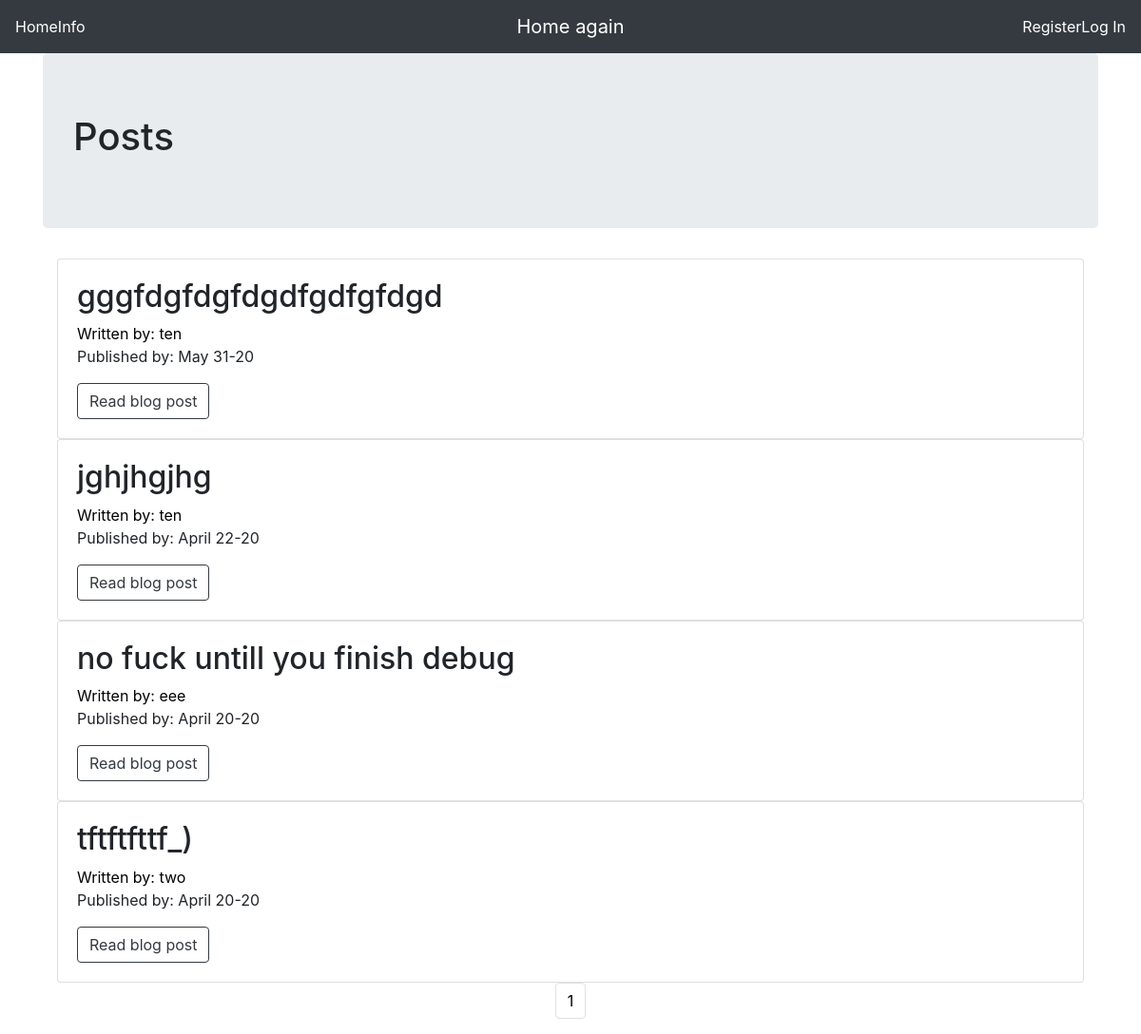
The page / on the database its author committed.
### blog/models.py (models this page shows, shortened)
class Post(db.Model):
    users = db.relationship(User)
    id = db.Column(db.Integer, primary_key=True)
    user_id = db.Column(db.Integer, db.ForeignKey('users.id'), nullable=False)
    date = db.Column(db.DateTime, nullable=False, default=datetime.utcnow)
    title = db.Column(db.String(140), nullable=False)
    text = db.Column(db.Text, nullable=False)

class User(db.Model, UserMixin):
    __tablename__ = 'users'
    id = db.Column(db.Integer, primary_key=True)
    profile_image = db.Column(db.String(64), nullable=False, default='default2.png')
    email = db.Column(db.String(64), unique=True, index=True)
    username = db.Column(db.String(64), unique=True, index=True)
    password_hash = db.Column(db.String(128))
    posts = db.relationship('Post', backref='author', lazy=True)

### blog/base/views.py (the view)
@base.route('/')
def index():
    page = request.args.get('page', 1, type=int)
    blog_posts = Post.query.order_by(Post.date.desc()).paginate(page=page, per_page=10)
    return render_template('index.html', blog_posts=blog_posts)

### blog/templates/index.html
{% extends "base.html" %}
{% block content %}
    <div class="jumbotron">
        <h1>Posts</h1>
    </div>
    <div class="container">
        {% for post in blog_posts.items %}
            <div class="card">
                <div class="card-body">
                <h2> <a style="color:#000000;" class="card-title" href="{{url_for('blog_posts.read_post', blog_post_id = post.id)}}"></a>{{post.title}}</h2>
                <a style="color:#000000;" href="{{url_for('users.user_posts', username=post.author.username)}}">Written by: {{post.author.username}}</a>
                <p>Published by: {{post.date.strftime('%B %d-%y')}}</p>
                <a  class="btn btn-outline-dark" href="{{url_for('blog_posts.read_post', blog_post_id = post.id)}}">Read blog post</a>
                </div>
            </div>
        {% endfor %}
    </div>
    <nav aria-label="Page Navigation Example">
        <ul class="pagination justify-content-center">
            {% for page_num in blog_posts.iter_pages(left_edge=1,right_edge=1, left_current=1, right_current=2)%}
                {% if blog_posts.page == page_num %}
                    <li class="page-item disabled">
                        <a style="color:#000000;" class="page-link" href="{{url_for('base.index', page=page_num)}}">{{page_num}}</a>
                    </li>
                {% else %}
                     <li class="page-item">
                        <a style="color:#000000;" class="page-link" href="{{url_for('base.index', page=page_num)}}">{{page_num}}</a>
                    </li>
                {% endif %}
            {% endfor %}
        </ul>
    </nav>
{% endblock %}

### rows shown on the page
Post: title "gggfdgfdgfdgdfgdfgfdgd", author.username "ten", date "May 31-20"
Post: title "jghjhgjhg", author.username "ten", date "April 22-20"
Post: title "no fuck untill you finish debug", author.username "eee", date "April 20-20"
Post: title "tftftfttf_)", author.username "two", date "April 20-20"

### other values the page prints
{{ page_num }} "1"
